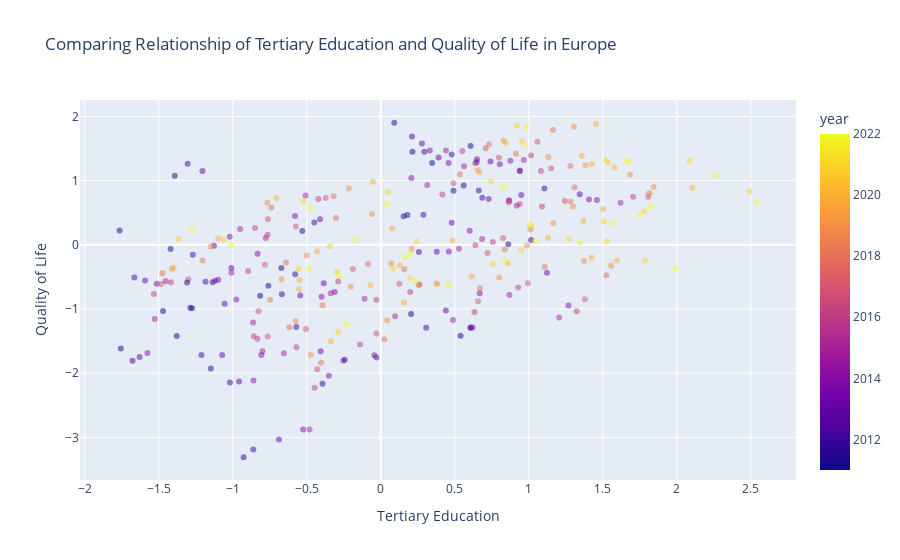

The code cell stored with this chart in its notebook:
### Code cell
fig = px.scatter(
    combined,
    x='education',
    y='qol',
    color='year',
    opacity=0.5,
    labels={'education': 'Tertiary Education', 'qol': 'Quality of Life'},
    title='Comparing Relationship of Tertiary Education and Quality of Life in Europe',
    hover_data=['country', 'year']
)

fig

### Figure 1 — Plotly figure (JSON) as saved in the notebook; plotly's stock layout.template omitted (floating-point values rounded to 4 significant figures; data arrays with more than 128 entries replaced by an {"elided": "..."} marker saying what was removed)
{"data": [{"customdata": {"elided": "324x2 mixed values"}, "hovertemplate": "Tertiary Education=%{x}<br>Quality of Life=%{y}<br>country=%{customdata[0]}<br>year=%{marker.color}<extra></extra>", "legendgroup": "", "marker": {"color": {"elided": "324 int values"}, "coloraxis": "coloraxis", "opacity": 0.5, "symbol": "circle"}, "mode": "markers", "name": "", "orientation": "v", "showlegend": false, "type": "scatter", "x": {"elided": "324 float values"}, "xaxis": "x", "y": {"elided": "324 float values"}, "yaxis": "y"}], "layout": {"coloraxis": {"colorbar": {"title": {"text": "year"}}, "colorscale": [[0, "#0d0887"], [0.1111, "#46039f"], [0.2222, "#7201a8"], [0.3333, "#9c179e"], [0.4444, "#bd3786"], [0.5556, "#d8576b"], [0.6667, "#ed7953"], [0.7778, "#fb9f3a"], [0.8889, "#fdca26"], [1, "#f0f921"]]}, "legend": {"tracegroupgap": 0}, "title": {"text": "Comparing Relationship of Tertiary Education and Quality of Life in Europe"}, "xaxis": {"anchor": "y", "domain": [0, 1], "title": {"text": "Tertiary Education"}}, "yaxis": {"anchor": "x", "domain": [0, 1], "title": {"text": "Quality of Life"}}}}
